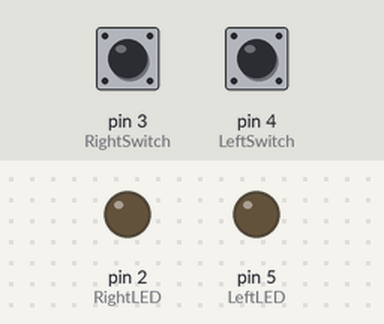
Simulated run of this sketch. Board: Arduino Uno, built with avr-gcc and run on an emulated ATmega328P. Shown: output pins drawn as LEDs (lit = HIGH). The inputs (shaded band) are chosen by the test bench; at power-on: pin 3 (RightSwitch) HIGH, pin 4 (LeftSwitch) HIGH.

Above: at 1.2 s.
1.3 s: pin 3 (RightSwitch) pulled LOW for 0.15 s
At 1.37 s:
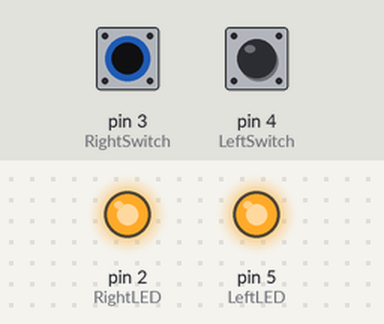
2.9 s: pin 3 (RightSwitch) pulled LOW for 3.2 s
At 6.4 s:
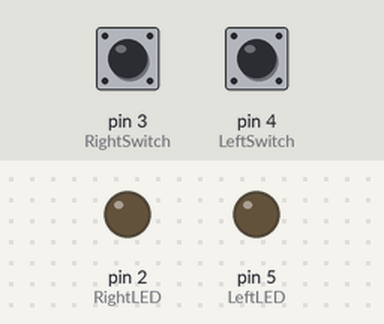
7.6 s: pin 4 (LeftSwitch) pulled LOW for 3.2 s
At 8.8 s:
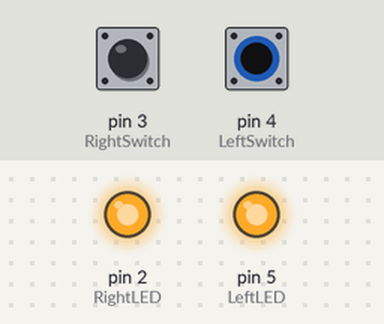
12.3 s: pin 3 (RightSwitch) driven LOW and pin 4 (LeftSwitch) driven LOW
At 13.5 s:
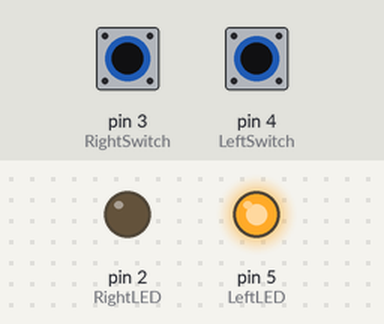
Timing chart, 0 to 14.8 s (numbered marks = the images above; inputs shaded):
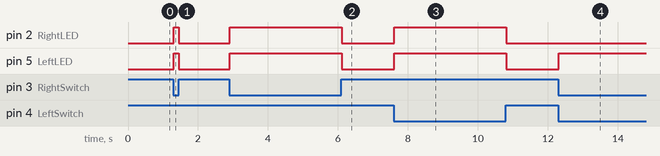

Measured:
- after the input at 1.3 s, pin 2 (RightLED), pin 5 (LeftLED): LOW → HIGH at once, → LOW 0.15 s later
- after the input at 2.9 s, pin 2 (RightLED), pin 5 (LeftLED): LOW → HIGH at once, → LOW 3.2 s later
- after the input at 7.6 s, pin 2 (RightLED), pin 5 (LeftLED): LOW → HIGH at once, → LOW 3.2 s later
- after the input at 12.3 s, pin 5 (LeftLED): LOW → HIGH at once

The sketch:

S1_Lesson_03-LED_with_Push_Buttons.ino
```cpp
/*
   Exercises to understand if-then-else
*/
int LeftLED = 5;
int LeftSwitch = 4;
int RightSwitch = 3;
int RightLED = 2;

void setup() {
  pinMode(LeftLED, OUTPUT);
  pinMode(RightLED, OUTPUT);
  pinMode(LeftSwitch, INPUT_PULLUP);
  pinMode(RightSwitch, INPUT_PULLUP);
}

void loop() {

  int Left = digitalRead(LeftSwitch);
  int Right = digitalRead(RightSwitch);

  //Example 1
  //    if (Left == LOW){  //note reverse logic due to Pullup resistor
  //    digitalWrite(LeftLED,HIGH);
  //  }
  //  if (Left == HIGH){
  //    digitalWrite(LeftLED,LOW);
  //  }

  //Practice 1 using if statement

  //  if (Right == LOW) { //right button pushed
  //    digitalWrite(RightLED, HIGH);
  //  }
  //  if (Right == HIGH) {  //right button not pushed
  //    digitalWrite(RightLED, LOW);
  //  }
  //  if (Left == LOW) { //note reverse logic due to Pullup resistor
  //    digitalWrite(LeftLED, LOW);
  //  }
  //  if (Left == HIGH) {
  //    digitalWrite(LeftLED, HIGH);
  //  }

  //Practice 1 using if-then-else
  //  if (Right == LOW) { //right button pressed
  //    digitalWrite(RightLED, HIGH);
  //    digitalWrite(LeftLED, LOW);
  //  }
  //  else {
  //    digitalWrite(RightLED, LOW);
  //    digitalWrite(LeftLED, HIGH);
  //  }

  //Practice 2 using if then else.  Or and exclusive OR
  //Left LED is OR statement
  if (Right == LOW || Left == LOW) {
    digitalWrite(LeftLED, HIGH);
  }
  else
  {
    digitalWrite(LeftLED, LOW);
  }

  //Right LED is exclusive OR
  if (Right == LOW && Left == HIGH){
    digitalWrite(RightLED,HIGH);
  }
  else if (Right == HIGH && Left == LOW){
    digitalWrite(RightLED,HIGH);
  }
  else {
    digitalWrite(RightLED,LOW);
  }


}
```
